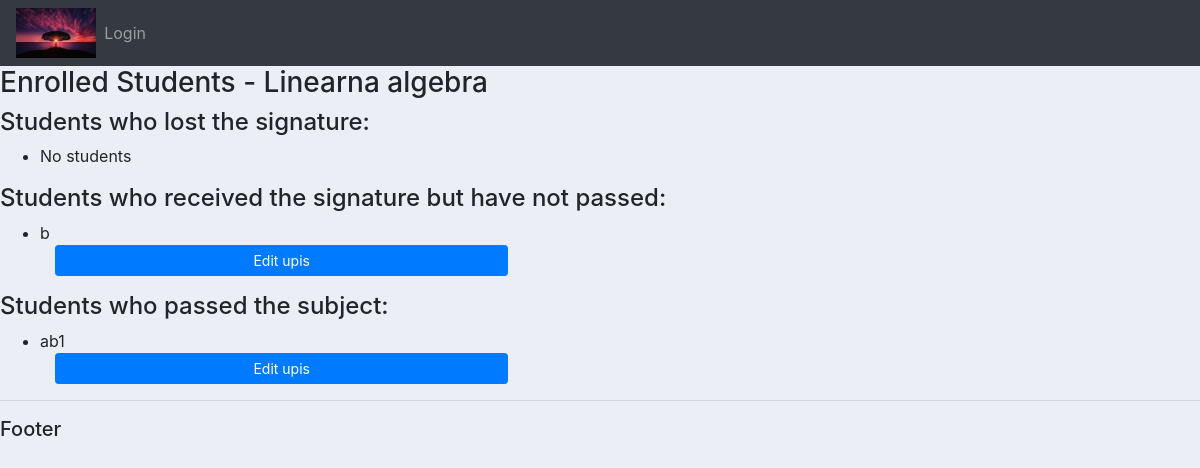
/profesor/profpred/1, run on the app's committed database.
### projekt/models.py (models this page shows, shortened)
class Predmeti(models.Model):
    IZBORNI = (('DA', 'da'), ('NE', 'ne'))
    name = models.CharField(max_length=50)
    kod = models.CharField(max_length=50)
    program = models.CharField(max_length=50)
    ects = models.IntegerField()
    sem_red = models.IntegerField()
    sem_izv = models.IntegerField()
    izborni = models.CharField(max_length=50, choices=IZBORNI)
    nositelj =models.ForeignKey(Korisnik,on_delete=models.CASCADE, blank=True,null=True)

class Upisi(models.Model):
    STATUS = (('up', 'upisan'), ('pass', 'polozen'), ('fail', 'izgubio potpis'))
    user_id = models.ForeignKey(Korisnik, on_delete = models.CASCADE,blank=True,null=True)
    predmet_id = models.ForeignKey(Predmeti, on_delete = models.CASCADE, blank=True,null=True)
    status = models.CharField(default='up',max_length=50, choices=STATUS)

class Korisnik(AbstractUser):
    ROLES = (('prof', 'profesor'), ('stu', 'student'),('adm','admin'))
    STATUS = (('none', 'None'), ('izv', 'izvanredni student'), ('red', 'redovni student'))
    role = models.CharField(max_length=50, choices=ROLES)
    status = models.CharField(max_length=50, choices=STATUS)

### projekt/views.py (the view)
# urls.py: path('profesor/profpred/<str:pk>',views.liststud,name='seestud'),
def liststud(request,pk):
    predmet = Predmeti.objects.get(id=pk)
    izgubili_potpis = Upisi.objects.filter(predmet_id=predmet, status='fail')
    dobili_potpis = Upisi.objects.filter(predmet_id=predmet, status='up')
    polozili_predmet = Upisi.objects.filter(predmet_id=predmet, status='pass')
    context = {
        'predmet': predmet,
        'izgubili_potpis': izgubili_potpis,
        'dobili_potpis': dobili_potpis,
        'polozili_predmet': polozili_predmet
    }
    return render(request, 'projekti/studpred.html', context)

### projekt/templates/projekti/studpred.html
{% extends 'projekti/main.html' %}
{% block content %}
    <h3>Enrolled Students - {{ predmet.name }}</h3>
    <h4>Students who lost the signature:</h4>
    <ul>
        {% for upis in izgubili_potpis %}
            <li>{{ upis.user_id}}
                <div class="col-md-5">
                    <a class="btn btn-primary btn-sm btn-block" href ="{% url 'editupis' upis.user_id predmet.id %}">Edit upis</a>
              </div>
          </li>
        {% empty %}
            <li>No students </li>
        {% endfor %}
    </ul>
    <h4>Students who received the signature but have not passed:</h4>
    <ul>
        {% for upis in dobili_potpis %}
            <li>{{ upis.user_id }}
                <div class="col-md-5">
                      <a class="btn btn-primary btn-sm btn-block" href ="{% url 'editupis' upis.user_id predmet.id %}">Edit upis</a>
                </div>
            </li>
        {% empty %}
            <li>No students </li>
        {% endfor %}
    </ul>
    <h4>Students who passed the subject:</h4>
    <ul>
        {% for upis in polozili_predmet %}
            <li>{{ upis.user_id }}
                <div class="col-md-5">
                    <a class="btn btn-primary btn-sm btn-block" href ="{% url 'editupis' upis.user_id  predmet.id%}">Edit upis</a>
              </div>
          </li>
        {% empty %}
            <li>No students</li>
        {% endfor %}
    </ul>
{% endblock %}

### static/css/main.css (style rules this page uses)
body { background-color: #ebeff5; }

### data on the page
Predmeti: name "Linearna algebra"
Upisi: user_id "b"
Upisi: user_id "ab1"
